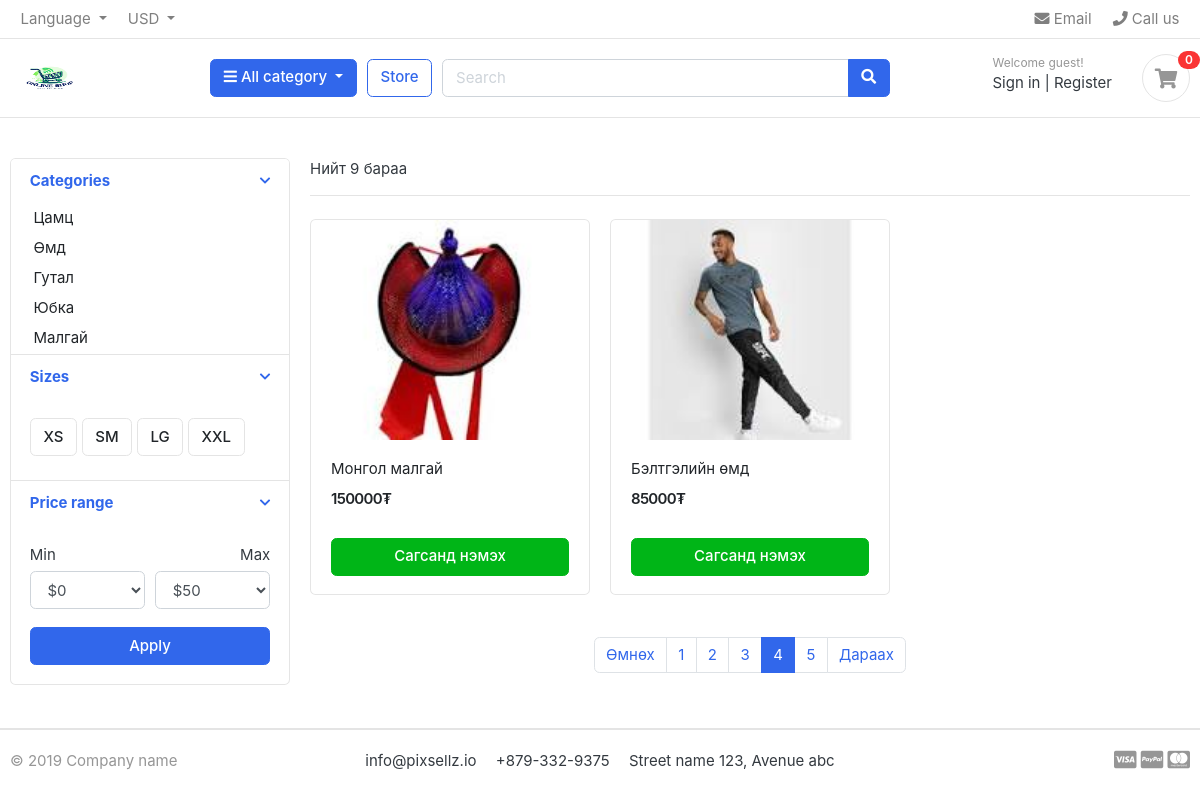
Page /store/?page=4 on the committed database.
### store_app/models.py (models this page shows, shortened)
class Category(models.Model):
    category_name = models.CharField(max_length=50, unique=True)
    slug = models.SlugField(max_length=100, unique=True)
    description = models.TextField(max_length=255, blank=True)
    cat_image = models.ImageField(upload_to='photos/categories', blank=True)

class Product(models.Model):
    product_name = models.CharField(max_length=200, unique=True)
    slug = models.SlugField(max_length=200, unique=True)
    description = models.TextField(max_length=500, blank=True)
    price = models.IntegerField()
    images = models.ImageField(upload_to='photos/products')
    stock = models.IntegerField()
    is_available = models.BooleanField(default=True)
    category = models.ForeignKey(Category, on_delete=models.CASCADE)
    created_date = models.DateTimeField(auto_now_add=True)
    modified_date = models.DateTimeField(auto_now=True)
    def get_url(self):
        return reverse('detail', kwargs={
            'category_slug': self.category.slug,
            'product_slug': self.slug
        })

### store_app/views.py (the view)
# urls.py: path("store/", views.store_view, name="store"),
def store_view(request):
    product_list = Product.objects.all()
    paginator = Paginator(product_list, 2)
    page_number = request.GET.get('page')
    page_obj = paginator.get_page(page_number)
    total_count = product_list.count()
    return render(request, "store.html", {
        'page_obj': page_obj,
        'total': total_count,
    })

### cart_app/views.py (called while the page is built)
def _cart_id(request):
    cart = request.session.session_key
    if not cart:
        cart = request.session.create()
    return cart

### store_app/context_processors.py (called while the page is built)
def category_processor(request):
    categories = Category.objects.all()
    return {'all_categories': categories}

def cart_processor(request):
    cart_count = 0
    if 'admin' in request.path:
        return {}
    try:
        cart = Cart.objects.get(cart_id=_cart_id(request))
        cart_items = CartItem.objects.filter(cart_id=cart)
        for item in cart_items:
            cart_count += item.quantity
    except Cart.DoesNotExist:
        cart_count = 0
    return {'cart_total': cart_count}

### store_app/templates/store.html (shortened to what this page needs)
{% extends "base.html" %}
{% load static %}
{% block content %}
<section class="section-content padding-y">
  <div class="container">
    <div class="row">
      <aside class="col-md-3">
        <div class="card">
          <article class="filter-group">
            <header class="card-header">
              <a href="#" data-toggle="collapse" data-target="#collapse_1" aria-expanded="true">
                <i class="icon-control fa fa-chevron-down"></i>
                <h6 class="title">Categories</h6>
              </a>
            </header>
            <div class="filter-content collapse show" id="collapse_1">
              {% for cat in all_categories %}
                <a class="dropdown-item" href="{% url 'store_by_category' cat.slug %}">{{ cat.category_name }}</a>
              {% empty %}
                <span class="dropdown-item text-muted">No categories found</span>
              {% endfor %}
            </div>
          </article>
          <article class="filter-group">
            <header class="card-header">
              <a href="#" data-toggle="collapse" data-target="#collapse_4" aria-expanded="true">
                <i class="icon-control fa fa-chevron-down"></i>
                <h6 class="title">Sizes</h6>
              </a>
            </header>
            <div class="filter-content collapse show" id="collapse_4">
              <div class="card-body">
                <label class="checkbox-btn">
                  <span class="btn btn-light">XS</span>
                </label>
                <label class="checkbox-btn">
                  <span class="btn btn-light">SM</span>
                </label>
                <label class="checkbox-btn">
                  <span class="btn btn-light">LG</span>
                </label>
                <label class="checkbox-btn">
                  <span class="btn btn-light">XXL</span>
                </label>
              </div>
            </div>
          </article>
          <article class="filter-group">
            <header class="card-header">
              <a href="#" data-toggle="collapse" data-target="#collapse_3" aria-expanded="true">
                <i class="icon-control fa fa-chevron-down"></i>
                <h6 class="title">Price range</h6>
              </a>
            </header>
            <div class="filter-content collapse show" id="collapse_3">
              <div class="card-body">
                <div class="form-row">
                  <div class="form-group col-md-6">
                    <label>Min</label>
                    <select class="mr-2 form-control">
                      <option value="0">$0</option>
                    </select>
                  </div>
                  <div class="form-group text-right col-md-6">
                    <label>Max</label>
                    <select class="mr-2 form-control">
                      <option value="50">$50</option>
                    </select>
                  </div>
                </div>
                <button class="btn btn-block btn-primary">Apply</button>
              </div>
            </div>
          </article>
        </div>
      </aside>
      <main class="col-md-9">
        <header class="border-bottom mb-4 pb-3">
          <div class="form-inline">
            <span class="mr-md-auto">Нийт {{ total }} бараа</span>
          </div>
        </header>
        <div class="row">
          {% for pro in page_obj %}
          <div class="col-md-4">
            <figure class="card card-product-grid">
              <div class="img-wrap">
                <img src="/media/{{ pro.images }}" alt="{{ pro.product_name }}">
              </div>
              <figcaption class="info-wrap">
                <div class="fix-height">
                  <a href="{{ pro.get_url }}" class="title">{{ pro.product_name }}</a>
                  <div class="price-wrap mt-2">
                    <span class="price">{{ pro.price }}₮</span>
                  </div>
                </div>
                <a href="{% url 'add_cart' pro.id %}" class="btn btn-block btn-success {% if pro.stock < 1 %}disabled{% endif %}">
                  {% if pro.stock < 1 %}
                    Бараа дууссан
                  {% else %}
                    Сагсанд нэмэх
                  {% endif %}
                </a>
              </figcaption>
            </figure>
          </div>
          {% endfor %}
        </div>
        <nav class="mt-4" aria-label="Page navigation">
          {% if page_obj.has_other_pages %}
          <ul class="pagination justify-content-center">
            {% if page_obj.has_previous %}
            <li class="page-item">
              <a class="page-link" href="?page={{ page_obj.previous_page_number }}">Өмнөх</a>
            </li>
            {% else %}
            <li class="page-item disabled">
              <span class="page-link">Өмнөх</span>
            </li>
            {% endif %}
            {% for num in page_obj.paginator.page_range %}
              {% if page_obj.number == num %}
              <li class="page-item active"><span class="page-link">{{ num }}</span></li>
              {% else %}
              <li class="page-item"><a class="page-link" href="?page={{ num }}">{{ num }}</a></li>
              {% endif %}
            {% endfor %}
            {% if page_obj.has_next %}
            <li class="page-item">
              <a class="page-link" href="?page={{ page_obj.next_page_number }}">Дараах</a>
            </li>
            {% else %}
            <li class="page-item disabled">
              <span class="page-link">Дараах</span>
            </li>
            {% endif %}
          </ul>
          {% endif %}
        </nav>
      </main>
    </div>
  </div>
</section>
{% endblock %}

### store_app/static/css/ui.css (style rules this page uses)
html { font-family: "Inter", sans-serif; font-size: 15px; }
.img-wrap { text-align: center; display: block; }
.img-wrap img { max-width: 100%; }
.price-wrap { letter-spacing: -0.7px; }
.padding-y { padding-top: 40px; padding-bottom: 40px; }
figure { margin-bottom: 0; }
article:after, .form-group:after { display: block; clear: both; content: ""; }
.btn-light { background-color: #fff; border-color: #e4e4e4; }
[class*=card-product] a.title { color: #212529; display: block; }
[class*=card-product] .img-wrap { overflow: hidden; position: relative; }
[class*=card-product] .img-wrap img { height: 100%; max-width: 100%; width: auto; display: inline-block; -o-object-fit: cover; object-fit: cover; }
.card-product-grid { margin-bottom: 20px; }
.card-product-grid .img-wrap { border-radius: 0.2rem 0.2rem 0 0; height: 220px; }
.card-product-grid .info-wrap { overflow: hidden; padding: 18px 20px; }
.card-product-grid .fix-height { height: 80px; overflow: hidden; }
.card .img-wrap { overflow: hidden; }
.price { font-weight: 600; color: #212529; }
.icon-control { margin-top: 5px; float: right; font-size: 80%; }
.card-header .title { margin-bottom: 0; line-height: 1.5; }
.filter-group { border-bottom: 1px solid #e4e4e4; }
.filter-group .card-header { border-bottom: 0; }
.filter-group:last-child { border-bottom: 0; }
.checkbox-btn { position: relative; }

### rows in the picture
Category: category_name "Цамц"
Category: category_name "Өмд"
Category: category_name "Гутал"
Category: category_name "Юбка"
Category: category_name "Малгай"
Product: images (picture), product_name "Монгол малгай", price "150000", stock "Сагсанд нэмэх"
Product: images (picture), product_name "Бэлтгэлийн өмд", price "85000", stock "Сагсанд нэмэх"

### other values in the picture
{{ cart_total }} "0"
{{ total }} "9"
{{ num }} "1" "2" "3" "5"
{{ num }} "4"
